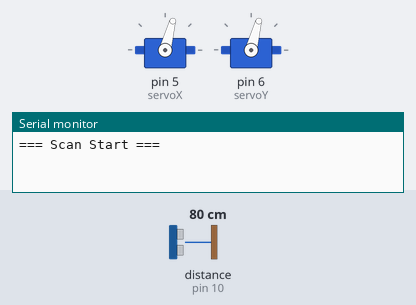
A sketch run on a simulated Arduino Uno, built with avr-gcc and run on an emulated ATmega328P. On the bench: 2 × servo, the last lines printed to the serial monitor. Wiring (inferred from the names in the program): ultrasonic range finder: trigger pin 9; echo pin 10. Inputs (shaded band) come from the test bench; at power-on: distance to the obstacle (sensor on pin 10) 80 cm. The echo pulse lasts 58.3 µs per cm.

Above: at 0.1 s.
At 14.2 s:
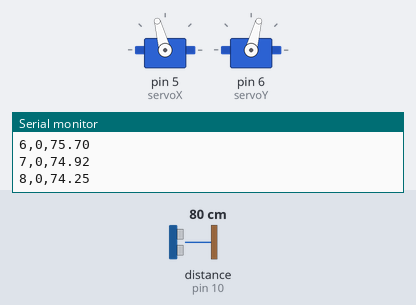
At 37.9 s:
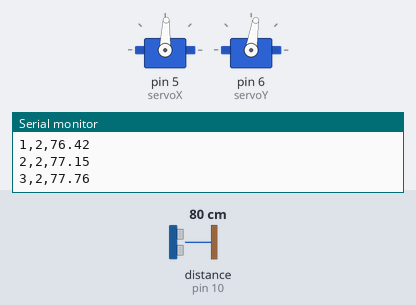
Timing chart, 0 to 40.0 s (numbered marks = the images above):
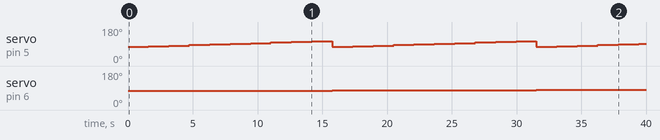

Measured:
- by itself, servo on pin 6 (servoY): 75° → 78° at 15.8 s, → 81° 15.8 s later
- by itself, servo on pin 5 (servoX): repeats every 15.8 s: 81° 1.6 s, 85° 1.6 s, 88° 1.6 s, 91° 1.6 s, 95° 1.6 s, 98° 1.6 s, 101° 1.6 s, 105° 1.6 s, 75° 1.6 s, 78° 1.6 s

The sketch:

arduino_scanner.ino
```cpp
#include <Servo.h>

Servo servoX;
Servo servoY;

const int trigPin = 9;
const int echoPin = 10;
const int grid_size = 10;

const float baseline[10][10] = {
  { 3.79, 3.84, 3.88, 3.91, 4.23, 4.33, 4.30, 4.63, 4.64, 4.95 },
  { 3.84, 3.89, 3.89, 3.96, 4.37, 4.37, 4.77, 4.74, 5.09, 5.41 },
  { 3.83, 3.88, 3.90, 3.95, 4.41, 4.36, 4.82, 5.19, 5.54, 5.85 },
  { 3.91, 3.96, 4.00, 4.03, 4.47, 4.47, 4.86, 4.83, 5.19, 5.91 },
  { 3.92, 3.97, 4.01, 4.05, 4.48, 4.47, 4.87, 4.85, 5.20, 5.51 },
  { 3.53, 3.57, 4.01, 4.05, 4.47, 4.49, 4.45, 4.85, 5.21, 5.52 },
  { 3.52, 3.56, 3.60, 4.03, 4.05, 4.05, 4.45, 4.41, 4.79, 5.41 },
  { 3.50, 3.54, 3.57, 4.01, 4.02, 4.02, 4.43, 4.80, 4.76, 5.48 },
  { 3.85, 3.90, 3.94, 3.97, 4.40, 4.40, 4.37, 4.76, 5.11, 5.79 },
  { 3.85, 3.90, 3.94, 3.98, 4.38, 4.38, 4.78, 4.75, 5.09, 5.74 }
};

void setup() {
  Serial.begin(9600);
  servoX.attach(5);
  servoY.attach(6);

  pinMode(trigPin, OUTPUT);
  pinMode(echoPin, INPUT);
}

float getFilteredDistance() {
  float readings[5];

  for (int i = 0; i < 5; i++) {
    digitalWrite(trigPin, LOW);
    delayMicroseconds(2);
    digitalWrite(trigPin, HIGH);
    delayMicroseconds(10);
    digitalWrite(trigPin, LOW);

    long duration = pulseIn(echoPin, HIGH, 30000);
    float dist = duration * 0.034 / 2.0;

    if (dist > 400) dist = 400.0;

    readings[i] = dist;
    delay(10);
  }

  for (int i = 0; i < 4; i++)
    for (int j = i + 1; j < 5; j++)
      if (readings[i] > readings[j]) {
        float temp = readings[i];

        readings[i] = readings[j];
        readings[j] = temp;
      }

  return readings[2];
}

void loop() {
  Serial.println("=== Scan Start ===");

  for (int y = 0; y < grid_size; y++) {
    for (int x = 0; x < grid_size; x++) {
      int angleX = map(x, 0, grid_size - 1, 75, 105);
      int angleY = map(y, 0, grid_size - 1, 75, 105);

      servoX.write(angleX);
      servoY.write(angleY);
      delay(1500);

      float raw_distance = getFilteredDistance();

      if (raw_distance > 200.0) raw_distance = 200.0;

      float radX = abs(angleX - 90) * PI / 180.0;
      float radY = abs(angleY - 90) * PI / 180.0;
      float z_distance = raw_distance * cos(radX) * cos(radY);

      float calibrated_z = z_distance - (baseline[y][x] - 4.00);

      Serial.print(x);
      Serial.print(",");
      Serial.print(y);
      Serial.print(",");
      Serial.println(calibrated_z);
    }
  }

  Serial.println("=== Scan End ===");
  while (1);
}
```
